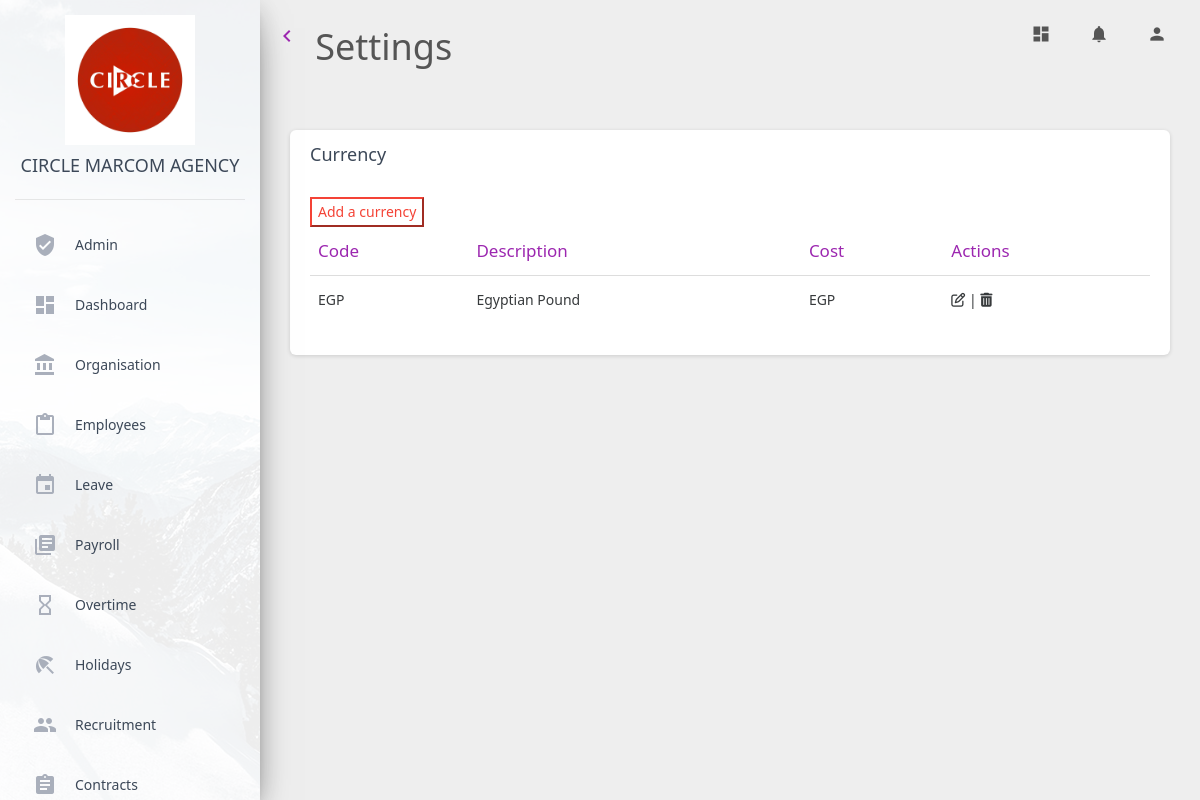
Screenshot of /settings/ (signed in) with the database file from the repository.
### settings/models.py (models this page shows, shortened)
class Currency(models.Model):
    code = models.CharField(max_length=10,unique=True, default="UGX")
    desc = models.CharField(max_length=20,default="Ugandan Shillings")
    cost = models.CharField(max_length=20,default="1")

### ems_auth/decorators.py (the view)
    def wrapper(request, *args, **kw):
        user = request.user
        if user.is_hr:
            return function(request, *args, **kw)
        else:
            return HttpResponseRedirect(reverse('hr_required_page'))

### employees/models.py (called while the page is built)
    @property
    def position(self):
        return self.organisationdetail.position.name

### ems_auth/models.py (called while the page is built)
    @property
    def get_unread_notifications(self):
        return self.notification_set.filter(status="Unread")

### settings/templates/settings/settings_page.html (shortened to what this page needs)
{%extends 'solitonems/base.html'%}
{% load humanize %}
{%block page_title %}
<span>
    <h2 class="animated fadeInDown">Settings</h2>
</span>
{%endblock%}
{%block content%}
<div class="content">
    <div class="container-fluid">
        <div class="row">
            <div class="col-md-12">
                <div class="card">
                    <div class="card-header">
                        <h4 class="card-title ">Currency</h4>
                    </div>
                    <div class="card-body">
                        <button class="btn-outline-danger" data-toggle="modal" data-target="#modal_add_currency">Add a
                            currency
                        </button>
                        {%if currencies%}
                        <div class="table-responsive">
                            <table class="table">
                                <thead class="text-primary">
                                <th>
                                    Code
                                </th>
                                <th>
                                    Description
                                </th>
                                <th>
                                    Cost
                                </th>
                                <th>
                                    Actions
                                </th>
                                </thead>
                                <tbody>
                                {%for currency in currencies%}
                                <tr>
                                    <td>{{currency.code}}</td>
                                    <td>{{currency.desc}}</td>
                                    <td>{{currency.cost}}</td>
                                    <td>
                                        <a href="{%url 'edit_currency_page' currency.id %}" style="color:inherit"><i
                                                class="fa fa-edit"></i></a>
                                    |
                                        <a style="color: inherit" href="{%url 'delete_currency' currency.id%}"
                                           onclick="return confirm('Are you sure you want to delete this currency from currencies?')">
                                            <i class="fa fa-trash"></i>
                                        </a>
                                    </td>
                                </tr>
                                {%endfor%}
                                </tbody>
                            </table>
                        </div>
                        {%endif%}
                    </div>
                </div>
            </div>
        </div>
    </div>
</div>
{%endblock%}

### rows the page displays
Currency: code "EGP", desc "Egyptian Pound", cost "EGP"
